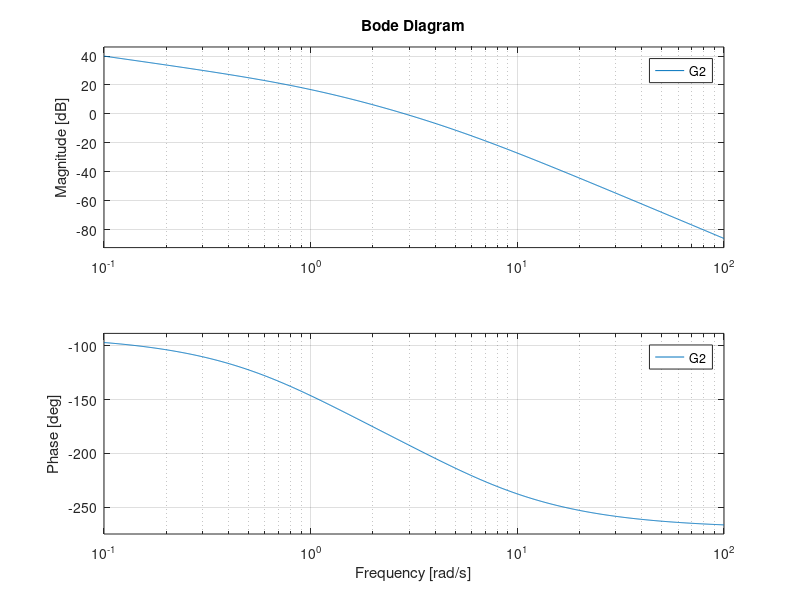
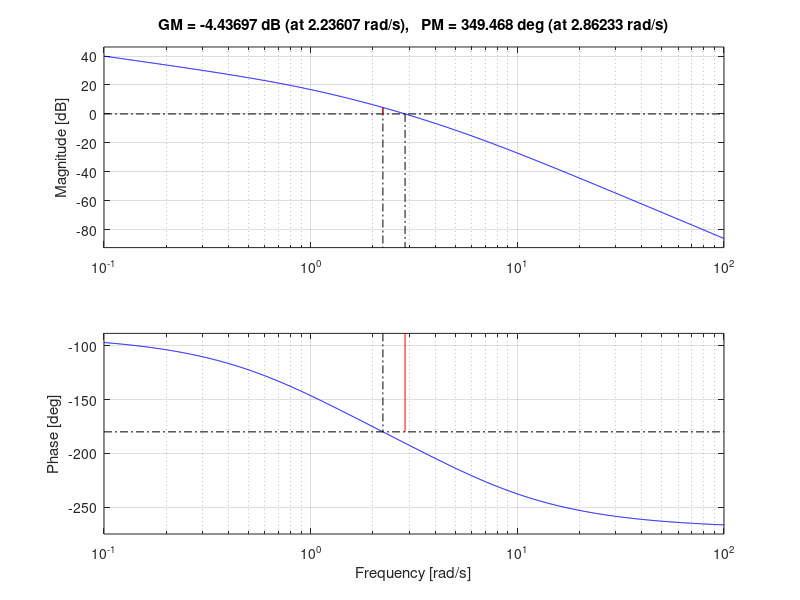

Write the MATLAB code that produced these figures, in order.
% margen de fase y margen de ganancia
K=50
G2 = tf(K,conv([1,0],conv([1,1],[1,5])));
T2 = tf(K,[1,6,5,K]);
figure(1)
hold on
bode(G2)
hold off

figure
margin(G2)

